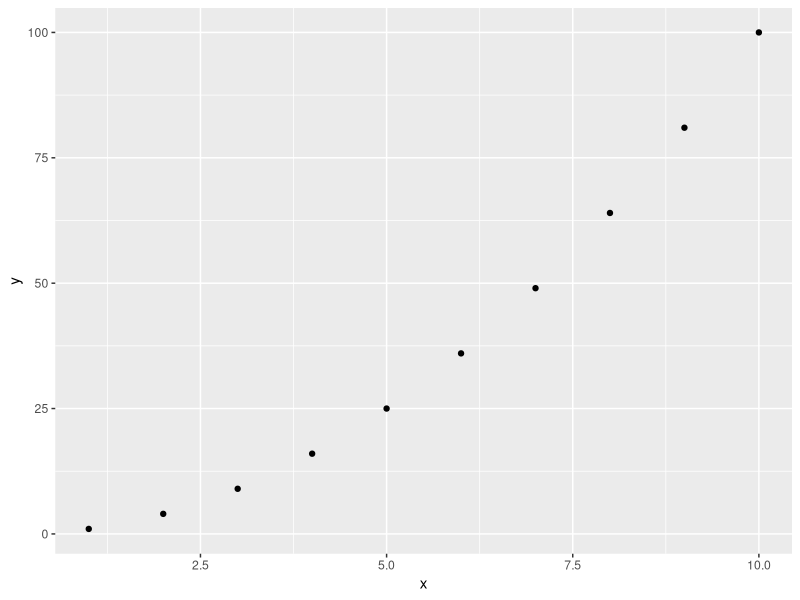
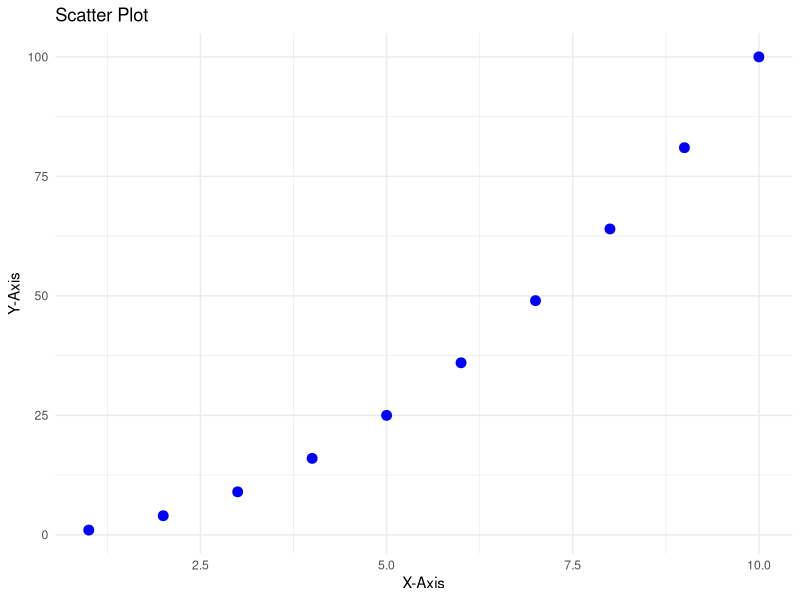
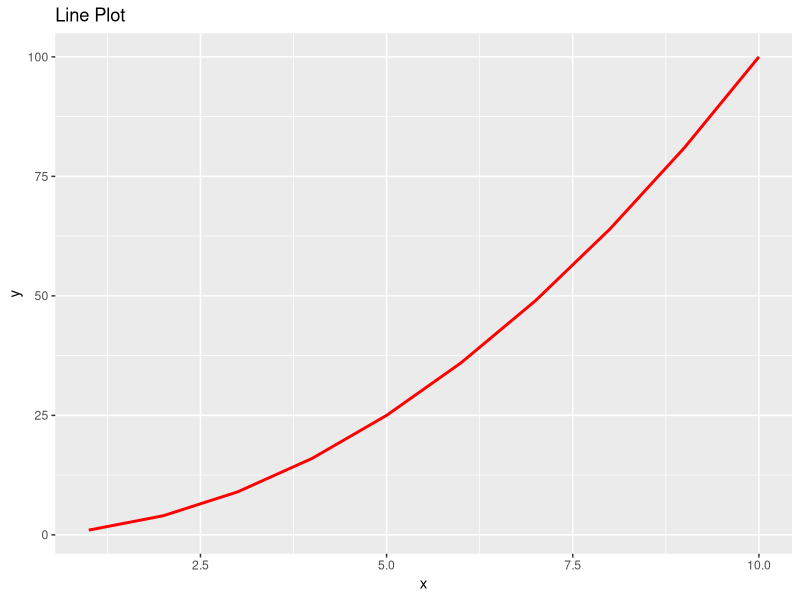
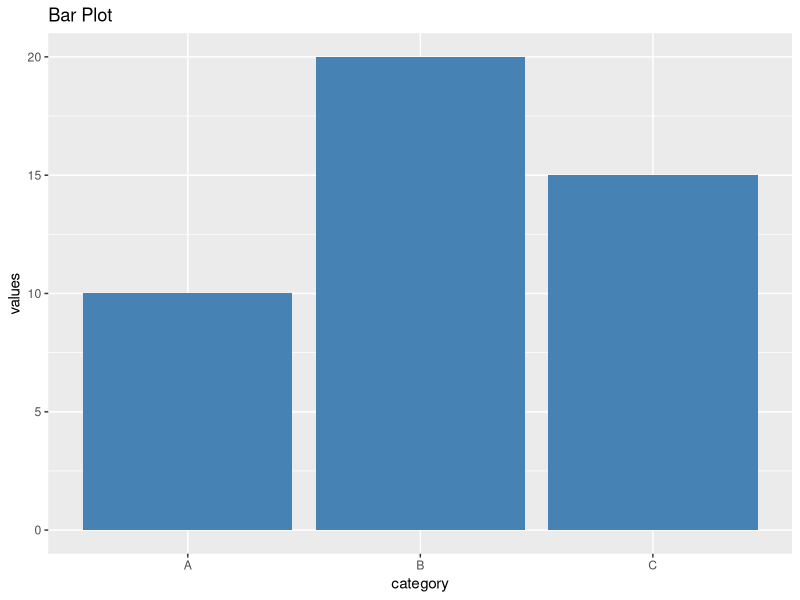
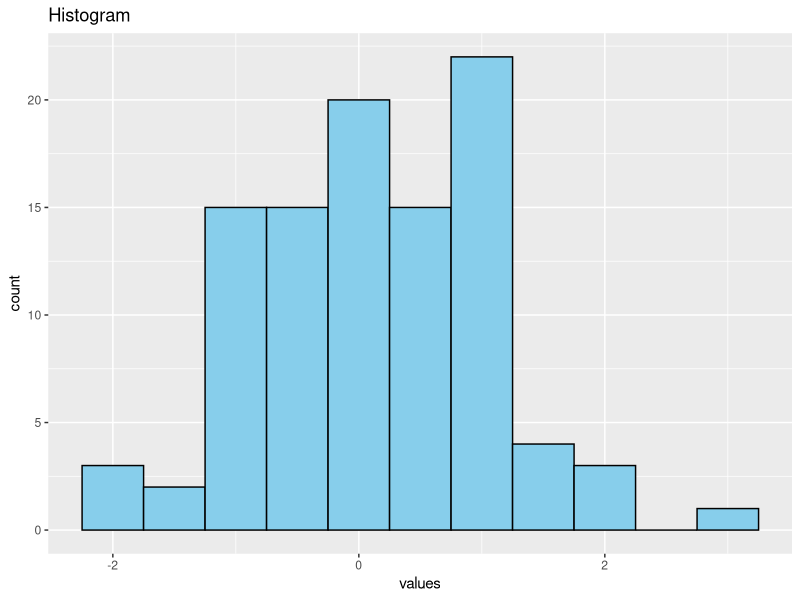
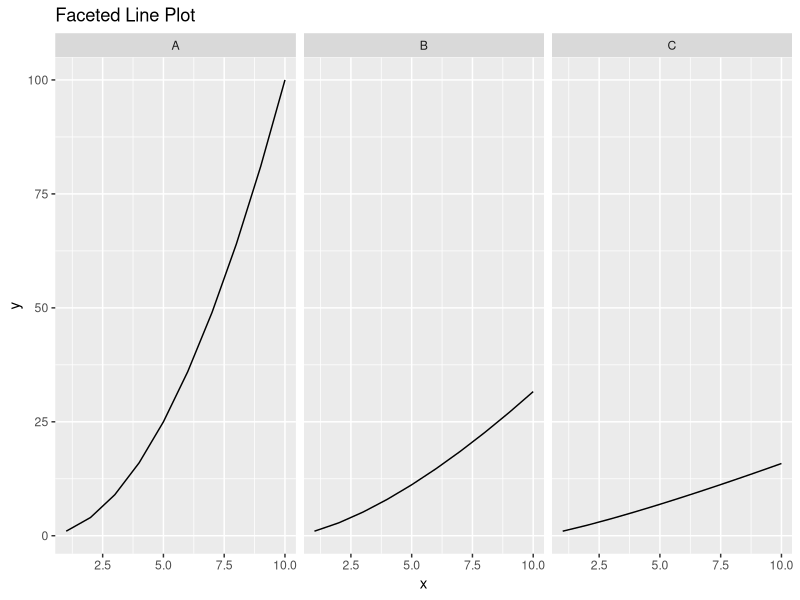
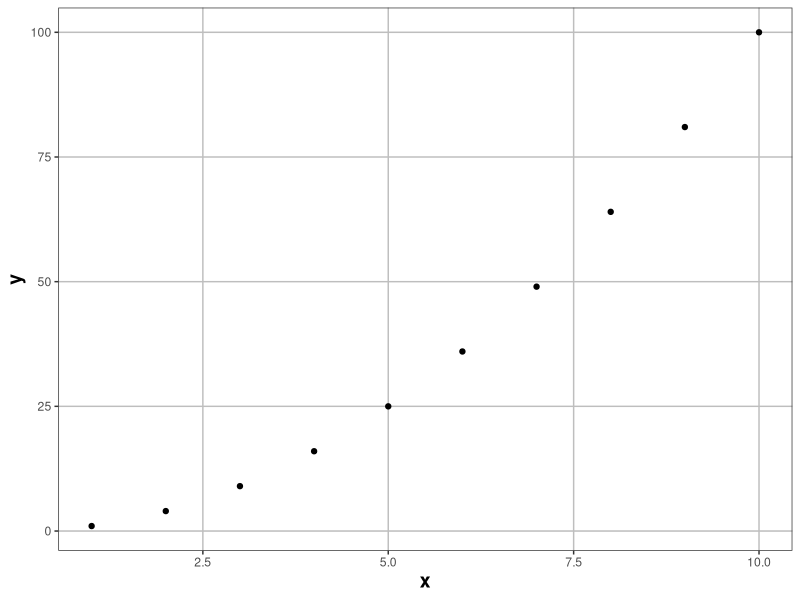

Here is the R script that generated these plots, in order:
library(ggplot2)
# Sample data
data <- data.frame(
  x = 1:10,
  y = (1:10)^2
)
# Create a scatter plot
ggplot(data, aes(x = x, y = y)) +
  geom_point()
#Scatter Plot with Customizations
ggplot(data, aes(x = x, y = y)) +
  geom_point(color = "blue", size = 3) +
  labs(title = "Scatter Plot", x = "X-Axis", y = "Y-Axis") +
  theme_minimal()
#Line Plot
ggplot(data, aes(x = x, y = y)) +
  geom_line(color = "red", size = 1) +
  labs(title = "Line Plot")
#Bar Plot
data_bar <- data.frame(
  category = c("A", "B", "C"),
  values = c(10, 20, 15)
)
ggplot(data_bar, aes(x = category, y = values)) +
  geom_bar(stat = "identity", fill = "steelblue") +
  labs(title = "Bar Plot")
#Histogram
data_hist <- data.frame(values = rnorm(100))
ggplot(data_hist, aes(x = values)) +
  geom_histogram(binwidth = 0.5, fill = "skyblue", color = "black") +
  labs(title = "Histogram")
#Advanced Features
data_facet <- data.frame(
  x = rep(1:10, 3),
  y = c((1:10)^2, (1:10)^1.5, (1:10)^1.2),
  group = rep(c("A", "B", "C"), each = 10)
)
ggplot(data_facet, aes(x = x, y = y)) +
  geom_line() +
  facet_wrap(~ group) +
  labs(title = "Faceted Line Plot")
#Custom Themes
ggplot(data, aes(x = x, y = y)) +
  geom_point() +
  theme_bw() +
  theme(
    panel.grid.major = element_line(color = "gray"),
    panel.grid.minor = element_blank(),
    axis.title = element_text(size = 14, face = "bold")
  )
